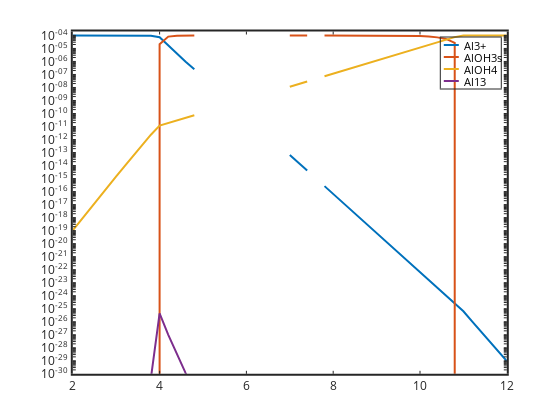

Here is the notebook cell this chart was saved with:
### Markdown cell above
# Al13 spots show up as blanks.  When Al13 causes PHREEQC to crash

because Al13 is polynuclear if the Al conc is low enough the calculations will work, and if the Al13 goes too high the calcs will fail.

### Code cell
semilogy(pH,Al,'linewidth',2,pH,AlOH3s,'linewidth',2,pH,AlOH4,'linewidth',2, ...
pH,Al13,'linewidth',2)
 set(gca,'linewidth',2,'fontsize',12)
legend('Al3+','AlOH3s','AlOH4','Al13')
axis([2 12 1e-30 2e-4])

### Figure 1 — Plotly figure (JSON) as saved in the notebook; plotly's stock layout.template omitted (floating-point values rounded to 4 significant figures; data arrays with more than 128 entries replaced by an {"elided": "..."} marker saying what was removed)
{"data": [{"line": {"color": "rgb(0,113,188)", "dash": "solid", "width": 2}, "marker": {"color": "rgb(0,113,188)", "line": {"color": "rgb(0,113,188)"}, "size": 6, "symbol": "none"}, "mode": "lines", "name": "Al3+", "showlegend": true, "type": "scatter", "visibility": true, "x": [2, 2.2, 2.4, 2.6, 2.8, 3, 3.2, 3.4, 3.6, 3.8, 4, 4.2, 4.4, 4.6, 4.8, 5, 5.2, 5.4, 5.6, 5.8, 6, 6.2, 6.4, 6.6, 6.8, 7, 7.2, 7.4, 7.6, 7.8, 8, 8.2, 8.4, 8.6, 8.8, 9, 9.2, 9.4, 9.6, 9.8, 10, 10.2, 10.4, 10.6, 10.8, 11, 11.2, 11.4, 11.6, 11.8, 12], "xaxis": "x", "y": [9.993e-05, 9.988e-05, 9.979e-05, 9.966e-05, 9.944e-05, 9.909e-05, 9.854e-05, 9.768e-05, 9.633e-05, 9.424e-05, 7.187e-05, 1.623e-05, 3.893e-06, 9.654e-07, 2.504e-07, null, null, null, null, null, null, null, 4.042e-12, null, null, 6.439e-14, 1.627e-14, 4.128e-15, null, 2.629e-16, 6.605e-17, 1.659e-17, 4.168e-18, 1.047e-18, 2.632e-19, 6.616e-20, 1.664e-20, 4.186e-21, 1.054e-21, 2.659e-22, 6.72e-23, 1.704e-23, 4.34e-24, 1.112e-24, 2.873e-25, 6.396e-26, 1.061e-26, 1.785e-27, 3.054e-28, 5.333e-29, 9.535e-30], "yaxis": "y"}, {"line": {"color": "rgb(216,82,24)", "dash": "solid", "width": 2}, "marker": {"color": "rgb(216,82,24)", "line": {"color": "rgb(216,82,24)"}, "size": 6, "symbol": "none"}, "mode": "lines", "name": "AlOH3s", "showlegend": true, "type": "scatter", "visibility": true, "x": [2, 2.2, 2.4, 2.6, 2.8, 3, 3.2, 3.4, 3.6, 3.8, 4, 4.2, 4.4, 4.6, 4.8, 5, 5.2, 5.4, 5.6, 5.8, 6, 6.2, 6.4, 6.6, 6.8, 7, 7.2, 7.4, 7.6, 7.8, 8, 8.2, 8.4, 8.6, 8.8, 9, 9.2, 9.4, 9.6, 9.8, 10, 10.2, 10.4, 10.6, 10.8, 11, 11.2, 11.4, 11.6, 11.8, 12], "xaxis": "x", "y": [0, 0, 0, 0, 0, 0, 0, 0, 0, 0, 2.099e-05, 8.103e-05, 9.501e-05, 9.859e-05, 9.956e-05, null, null, null, null, null, null, null, 0.0001, null, null, 9.999e-05, 9.998e-05, 9.997e-05, null, 9.993e-05, 9.988e-05, 9.982e-05, 9.971e-05, 9.954e-05, 9.927e-05, 9.884e-05, 9.817e-05, 9.709e-05, 9.539e-05, 9.27e-05, 8.841e-05, 8.162e-05, 7.082e-05, 5.366e-05, 2.632e-05, 0, 0, 0, 0, 0, 0], "yaxis": "y"}, {"line": {"color": "rgb(236,176,31)", "dash": "solid", "width": 2}, "marker": {"color": "rgb(236,176,31)", "line": {"color": "rgb(236,176,31)"}, "size": 6, "symbol": "none"}, "mode": "lines", "name": "AlOH4", "showlegend": true, "type": "scatter", "visibility": true, "x": [2, 2.2, 2.4, 2.6, 2.8, 3, 3.2, 3.4, 3.6, 3.8, 4, 4.2, 4.4, 4.6, 4.8, 5, 5.2, 5.4, 5.6, 5.8, 6, 6.2, 6.4, 6.6, 6.8, 7, 7.2, 7.4, 7.6, 7.8, 8, 8.2, 8.4, 8.6, 8.8, 9, 9.2, 9.4, 9.6, 9.8, 10, 10.2, 10.4, 10.6, 10.8, 11, 11.2, 11.4, 11.6, 11.8, 12], "xaxis": "x", "y": [1.03e-19, 7.278e-19, 5.017e-18, 3.385e-17, 2.243e-16, 1.463e-15, 9.427e-15, 6.005e-14, 3.784e-13, 2.357e-12, 1.167e-11, 1.828e-11, 2.883e-11, 4.562e-11, 7.256e-11, null, null, null, null, null, null, null, 2.895e-09, null, null, 1.153e-08, 1.829e-08, 2.901e-08, null, 7.296e-08, 1.156e-07, 1.833e-07, 2.905e-07, 4.604e-07, 7.297e-07, 1.157e-06, 1.833e-06, 2.906e-06, 4.607e-06, 7.305e-06, 1.159e-05, 1.838e-05, 2.918e-05, 4.634e-05, 7.368e-05, 0.0001, 0.0001, 0.0001, 0.0001, 0.0001, 0.0001], "yaxis": "y"}, {"line": {"color": "rgb(125,46,141)", "dash": "solid", "width": 2}, "marker": {"color": "rgb(125,46,141)", "line": {"color": "rgb(125,46,141)"}, "size": 6, "symbol": "none"}, "mode": "lines", "name": "Al13", "showlegend": true, "type": "scatter", "visibility": true, "x": [2, 2.2, 2.4, 2.6, 2.8, 3, 3.2, 3.4, 3.6, 3.8, 4, 4.2, 4.4, 4.6, 4.8, 5, 5.2, 5.4, 5.6, 5.8, 6, 6.2, 6.4, 6.6, 6.8, 7, 7.2, 7.4, 7.6, 7.8, 8, 8.2, 8.4, 8.6, 8.8, 9, 9.2, 9.4, 9.6, 9.8, 10, 10.2, 10.4, 10.6, 10.8, 11, 11.2, 11.4, 11.6, 11.8, 12], "xaxis": "x", "y": [0, 0, 0, 0, 0, 0, 0, 0, 2.288e-37, 4.662e-31, 4.418e-26, 9.848e-28, 3.054e-29, 1.133e-30, 5.371e-32, null, null, null, null, null, null, null, 0, null, null, 0, 0, 0, null, 0, 0, 0, 0, 0, 0, 0, 0, 0, 0, 0, 0, 0, 0, 0, 0, 0, 0, 0, 0, 0, 0], "yaxis": "y"}, {"hoverinfo": "none", "line": {"color": "rgb(0,113,188)", "dash": "solid", "width": 2}, "marker": {"color": "rgb(0,113,188)", "line": {"color": "rgb(0,113,188)"}, "size": 6, "symbol": "none"}, "mode": "lines", "name": "", "showlegend": false, "type": "scatter", "visibility": true, "x": [3, 18], "xaxis": "x2", "y": [7.5, 7.5], "yaxis": "y2"}, {"hoverinfo": "none", "line": {"color": "rgb(216,82,24)", "dash": "solid", "width": 2}, "marker": {"color": "rgb(216,82,24)", "line": {"color": "rgb(216,82,24)"}, "size": 6, "symbol": "none"}, "mode": "lines", "name": "", "showlegend": false, "type": "scatter", "visibility": true, "x": [3, 18], "xaxis": "x2", "y": [19.5, 19.5], "yaxis": "y2"}, {"hoverinfo": "none", "line": {"color": "rgb(236,176,31)", "dash": "solid", "width": 2}, "marker": {"color": "rgb(236,176,31)", "line": {"color": "rgb(236,176,31)"}, "size": 6, "symbol": "none"}, "mode": "lines", "name": "", "showlegend": false, "type": "scatter", "visibility": true, "x": [3, 18], "xaxis": "x2", "y": [31.5, 31.5], "yaxis": "y2"}, {"hoverinfo": "none", "line": {"color": "rgb(125,46,141)", "dash": "solid", "width": 2}, "marker": {"color": "rgb(125,46,141)", "line": {"color": "rgb(125,46,141)"}, "size": 6, "symbol": "none"}, "mode": "lines", "name": "", "showlegend": false, "type": "scatter", "visibility": true, "x": [3, 18], "xaxis": "x2", "y": [43.5, 43.5], "yaxis": "y2"}], "layout": {"annotations": [{"font": {"color": "rgb(0, 0, 0)", "size": 10.8}, "showarrow": false, "text": "Al3+", "x": 21, "xanchor": "left", "xref": "x2", "y": 7.5, "yanchor": "middle", "yref": "y2"}, {"font": {"color": "rgb(0, 0, 0)", "size": 10.8}, "showarrow": false, "text": "AlOH3s", "x": 21, "xanchor": "left", "xref": "x2", "y": 19.5, "yanchor": "middle", "yref": "y2"}, {"font": {"color": "rgb(0, 0, 0)", "size": 10.8}, "showarrow": false, "text": "AlOH4", "x": 21, "xanchor": "left", "xref": "x2", "y": 31.5, "yanchor": "middle", "yref": "y2"}, {"font": {"color": "rgb(0, 0, 0)", "size": 10.8}, "showarrow": false, "text": "Al13", "x": 21, "xanchor": "left", "xref": "x2", "y": 43.5, "yanchor": "middle", "yref": "y2"}], "height": 420, "hovermode": "closest", "margin": {"b": 0, "l": 0, "r": 0, "t": 0}, "plot_bgcolor": "rgba(0, 0, 0, 0)", "showlegend": false, "width": 560, "xaxis": {"anchor": "y", "autorange": false, "domain": [0.13, 0.905], "exponentformat": "none", "gridcolor": "rgba(38,38,38,0.15)", "gridwidth": 2, "linecolor": "rgb(38,38,38)", "linewidth": 2, "mirror": "ticks", "range": [2, 12], "showgrid": false, "showline": true, "side": "bottom", "spikedash": "solid", "spikemode": "across", "spikesides": false, "spikethickness": 1, "tickangle": 0, "tickcolor": "rgb(38,38,38)", "tickfont": {"color": "rgb(38,38,38)", "size": 12}, "ticklen": 3, "ticks": "inside", "ticktext": ["2", "4", "6", "8", "10", "12"], "tickvals": [2, 4, 6, 8, 10, 12], "title": {"font": {"color": "rgb(0, 0, 0)", "size": 13.2}, "text": ""}, "type": "linear", "visible": true, "zeroline": false}, "xaxis2": {"anchor": "y2", "autorange": false, "domain": [0.7871, 0.8943], "exponentformat": "none", "fixedrange": true, "gridcolor": "rgba(38,38,38,0.15)", "gridwidth": 1, "linecolor": "rgb(38,38,38)", "linewidth": 1, "mirror": true, "range": [0, 60], "showgrid": false, "showline": true, "showspikes": false, "side": "bottom", "spikedash": "solid", "spikemode": "across", "spikesides": false, "spikethickness": 1, "tickangle": 0, "tickcolor": "rgb(38,38,38)", "tickfont": {"color": "rgb(38,38,38)", "size": 10.8}, "ticklen": 3, "ticks": "", "ticktext": [], "tickvals": [], "title": {"font": {"color": "rgb(0, 0, 0)", "size": 11.88}, "text": ""}, "type": "linear", "visible": true, "zeroline": false}, "yaxis": {"anchor": "x", "autorange": false, "domain": [0.11, 0.925], "exponentformat": "none", "gridcolor": "rgba(38,38,38,0.15)", "gridwidth": 2, "linecolor": "rgb(38,38,38)", "linewidth": 2, "mirror": "ticks", "range": [-30, -3.699], "showgrid": false, "showline": true, "side": "left", "spikedash": "solid", "spikemode": "across", "spikesides": false, "spikethickness": 1, "tickangle": 0, "tickcolor": "rgb(38,38,38)", "tickfont": {"color": "rgb(38,38,38)", "size": 12}, "ticklen": 3, "ticks": "inside", "ticktext": {"elided": "236 str values"}, "tickvals": {"elided": "236 float values"}, "title": {"font": {"color": "rgb(0, 0, 0)", "size": 13.2}, "text": ""}, "type": "log", "visible": true, "zeroline": false}, "yaxis2": {"anchor": "x2", "autorange": false, "domain": [0.7893, 0.9107], "exponentformat": "none", "fixedrange": true, "gridcolor": "rgba(38,38,38,0.15)", "gridwidth": 1, "linecolor": "rgb(38,38,38)", "linewidth": 1, "mirror": true, "range": [51, 0], "showgrid": false, "showline": true, "showspikes": false, "side": "left", "spikedash": "solid", "spikemode": "across", "spikesides": false, "spikethickness": 1, "tickangle": 0, "tickcolor": "rgb(38,38,38)", "tickfont": {"color": "rgb(38,38,38)", "size": 10.8}, "ticklen": 3, "ticks": "", "ticktext": [], "tickvals": [], "title": {"font": {"color": "rgb(0, 0, 0)", "size": 11.88}, "text": ""}, "type": "linear", "visible": true, "zeroline": false}}}
